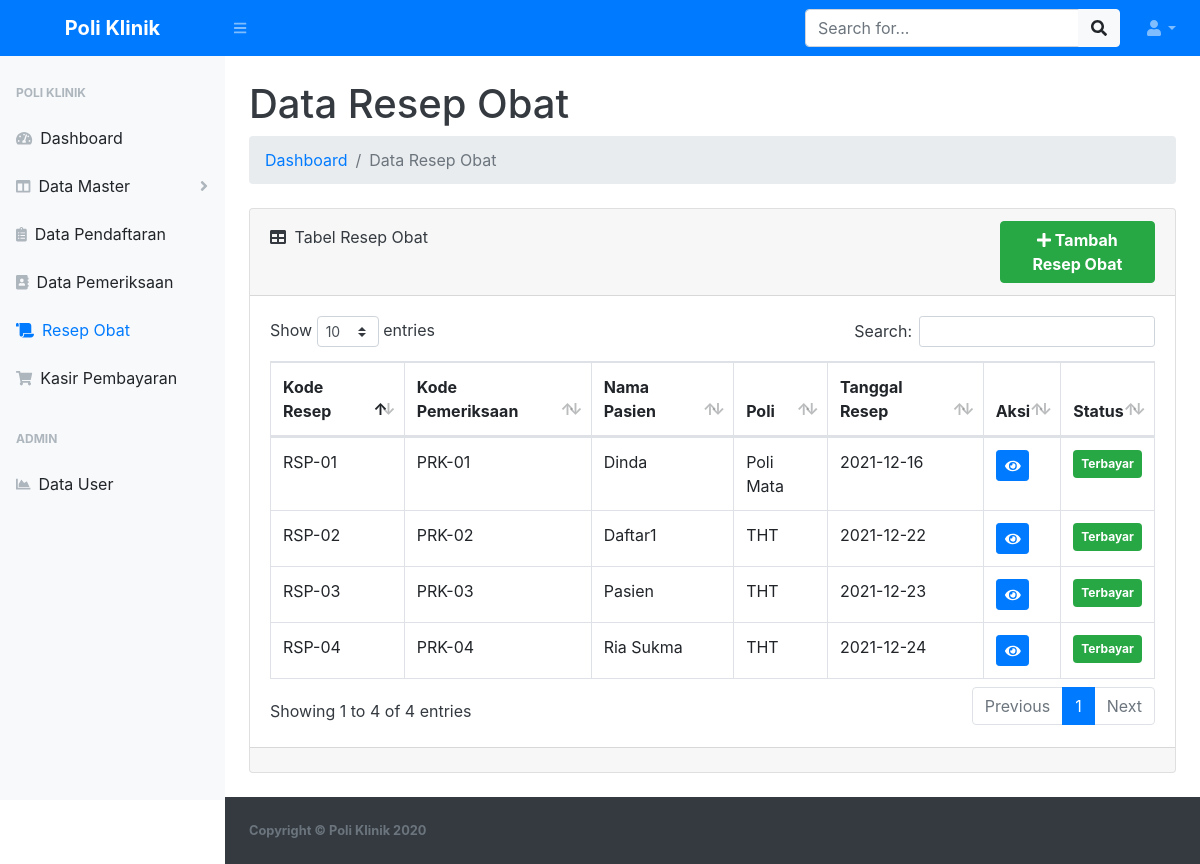
Page /data-resep/resep.php (signed in) on the committed database.
### tables this page shows
CREATE TABLE `tb_resep` (
  `id_resep` int NOT NULL,
  `kd_resep` varchar(10) NOT NULL,
  `id_pemeriksaan` int NOT NULL,
  `keterangan` text NOT NULL,
  `nama_obt` varchar(30) NOT NULL,
  `harga_obt` int NOT NULL,
  `jumlah_obt` int NOT NULL,
  `subharga_obt` int NOT NULL,
  `tarif_dkt` int NOT NULL,
  `total` int NOT NULL,
  `status_rsp` enum('0','1') NOT NULL,
  `tgl_resep` date NOT NULL
);

CREATE TABLE `tb_pemeriksaan` (
  `id_pemeriksaan` int NOT NULL,
  `kd_pemeriksaan` varchar(10) NOT NULL,
  `id_pendaftaran` int NOT NULL,
  `keluhan` varchar(50) NOT NULL,
  `diagnosa` varchar(50) NOT NULL,
  `status_periksa` enum('0','1') NOT NULL,
  `tgl_pemeriksaan` date NOT NULL
);

CREATE TABLE `tb_pasien` (
  `id_pasien` int NOT NULL,
  `nm_pasien` varchar(30) NOT NULL,
  `jenis_kelamin` enum('Laki-Laki','Perempuan') NOT NULL,
  `tgl_lahir` date NOT NULL,
  `alamat` text NOT NULL
);

CREATE TABLE `tb_poli` (
  `id_poli` int NOT NULL,
  `kd_poli` varchar(10) NOT NULL,
  `nm_poli` varchar(30) NOT NULL
);

### data-resep/resep.php (the view, shortened to what this page needs)
<?php
include '../koneksi.php';
?>
<!DOCTYPE html>
<html lang="en">
<head>
    <link href="../assets/css/styles.css" rel="stylesheet" />
    <link href="../assets/css/dataTables.bootstrap4.min.css" rel="stylesheet" />
</head>
<body class="sb-nav-fixed">
    <nav class="sb-topnav navbar navbar-expand navbar-dark bg-primary">
        <a class="navbar-brand font-weight-bold text-center" href="../index.php">Poli Klinik</a>
        <button class="btn btn-link btn-sm order-1 order-lg-0" id="sidebarToggle" href="#"><i class="fas fa-bars"></i></button>
        <form class="d-none d-md-inline-block form-inline ml-auto mr-0 mr-md-3 my-2 my-md-0">
            <div class="input-group">
                <input class="form-control" type="text" placeholder="Search for..." aria-label="Search" aria-describedby="basic-addon2" />
                <div class="input-group-append">
                    <button class="btn btn-light" type="button"><i class="fas fa-search"></i></button>
                </div>
            </div>
        </form>
        <ul class="navbar-nav ml-auto ml-md-0">
            <li class="nav-item dropdown">
                <a class="nav-link dropdown-toggle" id="userDropdown" href="#" role="button" data-toggle="dropdown" aria-haspopup="true" aria-expanded="false"><i class="fas fa-user fa-fw"></i></a>
            </li>
        </ul>
    </nav>
    <div id="layoutSidenav">
        <div id="layoutSidenav_nav">
            <nav class="sb-sidenav accordion sb-sidenav-light" id="sidenavAccordion">
                <div class="sb-sidenav-menu">
                    <div class="nav">
                        <div class="sb-sidenav-menu-heading">Poli Klinik</div>
                        <a class="nav-link" href="../index.php">
                            <div class="sb-nav-link-icon"><i class="fas fa-tachometer-alt"></i></div>
                            Dashboard
                        </a>
                        <?php if ($_SESSION["jabatan"] == 'admin') : ?>
                            <a class="nav-link collapsed" href="#" data-toggle="collapse" data-target="#data-master" aria-expanded="false" aria-controls="data-master">
                                <div class="sb-nav-link-icon"><i class="fas fa-columns"></i></div>
                                Data Master
                                <div class="sb-sidenav-collapse-arrow"><i class="fas fa-angle-down"></i></div>
                            </a>
                            <a class="nav-link" href="../data-pendaftaran/pendaftaran.php">
                                <div class="sb-nav-link-icon"><i class="fas fa-clipboard-list"></i></div>
                                Data Pendaftaran
                            </a>
                            <a class="nav-link" href="../data-pemeriksaan/pemeriksaan.php">
                                <div class="sb-nav-link-icon"><i class="fas fa-address-book"></i></div>
                                Data Pemeriksaan
                            </a>
                            <a class="nav-link active" href="../data-resep/resep.php">
                                <div class="sb-nav-link-icon"><i class="fas fa-scroll"></i></div>
                                Resep Obat
                            </a>
                            <a class="nav-link" href="../data-pembayaran/pembayaran.php">
                                <div class="sb-nav-link-icon"><i class="fas fa-shopping-cart"></i></div>
                                Kasir Pembayaran
                            </a>
                            <div class="sb-sidenav-menu-heading">Admin</div>
                            <a class="nav-link" href="../user.php">
                                <div class="sb-nav-link-icon"><i class="fas fa-chart-area"></i></div>
                                Data User
                            </a>
                        <?php endif; ?>
                    </div>
                </div>
            </nav>
        </div>
        <div id="layoutSidenav_content" class="bg-white text-dark">
            <main>
                <div class="container-fluid">
                    <h1 class="mt-4">Data Resep Obat</h1>
                    <ol class="breadcrumb mb-4">
                        <li class="breadcrumb-item"><a href="../index.php" class="text-decoration-none">Dashboard</a></li>
                        <li class="breadcrumb-item active">Data Resep Obat</li>
                    </ol>
                    <div class="card mb-4">
                        <div class="card-header">
                            <div class="row">
                                <div class="col-md-9">
                                    <i class="fas fa-table mr-1 mt-2"></i>
                                    Tabel Resep Obat
                                </div>
                                <div class="col-md-3">
                                    <a href="resep_tambah.php" class="btn-success btn px-3 font-weight-bold ml-5">
                                        <i class="fas fa-plus"></i> Tambah Resep Obat
                                    </a>
                                </div>
                            </div>
                        </div>
                        <div class="card-body">
                            <div class="table-responsive">
                                <table class="table table-bordered" id="dataTable" width="100%" cellspacing="0">
                                    <thead>
                                        <tr>
                                            <th>Kode Resep</th>
                                            <th>Kode Pemeriksaan</th>
                                            <th>Nama Pasien</th>
                                            <th>Poli</th>
                                            <th>Tanggal Resep</th>
                                            <th>Aksi</th>
                                            <th>Status</th>
                                        </tr>
                                    </thead>
                                    <tbody>
                                        <?php $ambil = $koneksi->query("SELECT * FROM tb_resep a
                                            JOIN tb_pemeriksaan b ON a.id_pemeriksaan = b.id_pemeriksaan
                                            JOIN tb_pendaftaran c ON b.id_pendaftaran = c.id_pendaftaran
                                            JOIN tb_poli d ON c.id_poli = d.id_poli
                                            JOIN tb_pasien e ON c.id_pasien = e.id_pasien"); ?>
                                        <?php while ($pecah = $ambil->fetch_assoc()) { ?>
                                            <tr>
                                                <td><?php echo $pecah['kd_resep']; ?></td>
                                                <td><?php echo $pecah['kd_pemeriksaan']; ?></td>
                                                <td><?php echo $pecah['nm_pasien']; ?></td>
                                                <td><?php echo $pecah['nm_poli']; ?></td>
                                                <td><?php echo $pecah['tgl_resep']; ?></td>
                                                <td>
                                                    <?php if ($pecah['status_periksa'] == 0) { ?>
                                                        <a href="resep_view.php?&id_resep=<?php echo $pecah['id_resep']; ?>" class="btn-primary btn-sm btn">
                                                            <i class="fas fa-eye"></i></i>
                                                        </a>
                                                    <?php } elseif ($pecah['status_periksa'] == 1) { ?>
                                                        <a href="resep_view.php?&id_resep=<?php echo $pecah['id_resep']; ?>" class="btn-primary btn-sm btn">
                                                            <i class="fas fa-eye"></i></i>
                                                        </a>
                                                    <?php } else { ?>
                                                        <a href="#" class="btn-secondary btn-sm btn">
                                                            <i class="fas fa-minus"></i>
                                                        </a>
                                                    <?php } ?>
                                                </td>
                                                <td>
                                                    <?php if ($pecah['status_rsp'] == 0) { ?>
                                                        <span class="badge badge-danger p-2">Belum Bayar</span>
                                                    <?php } elseif ($pecah['status_rsp'] == 1) { ?>
                                                        <span class="badge badge-success p-2">Terbayar</span>
                                                    <?php } else { ?>
                                                        <span class="badge badge-danger p-2">
                                                            <i class="fas fa-minus"></i>
                                                        </span>
                                                    <?php } ?>
                                                </td>
                                            </tr>
                                        <?php } ?>
                                    </tbody>
                                </table>
                            </div>
                        </div>
                        <div class="card-footer">
                        </div>
                    </div>
                </div>
            </main>
            <footer class="py-4 bg-dark mt-auto">
                <div class="container-fluid">
                    <div class="d-flex align-items-center justify-content-between small">
                        <div class="text-muted font-weight-bold">Copyright &copy; Poli Klinik 2020</div>
                    </div>
                </div>
            </footer>
        </div>
    </div>
</body>
</html>

### rows in the picture
tb_resep: kd_resep "RSP-01", id_pemeriksaan.kd_pemeriksaan "PRK-01", tb_pasien.nm_pasien "Dinda", tb_poli.nm_poli "Poli Mata", tgl_resep "2021-12-16", status_rsp "Terbayar"
tb_resep: kd_resep "RSP-02", id_pemeriksaan.kd_pemeriksaan "PRK-02", tb_pasien.nm_pasien "Daftar1", tb_poli.nm_poli "THT", tgl_resep "2021-12-22", status_rsp "Terbayar"
tb_resep: kd_resep "RSP-03", id_pemeriksaan.kd_pemeriksaan "PRK-03", tb_pasien.nm_pasien "Pasien", tb_poli.nm_poli "THT", tgl_resep "2021-12-23", status_rsp "Terbayar"
tb_resep: kd_resep "RSP-04", id_pemeriksaan.kd_pemeriksaan "PRK-04", tb_pasien.nm_pasien "Ria Sukma", tb_poli.nm_poli "THT", tgl_resep "2021-12-24", status_rsp "Terbayar"
